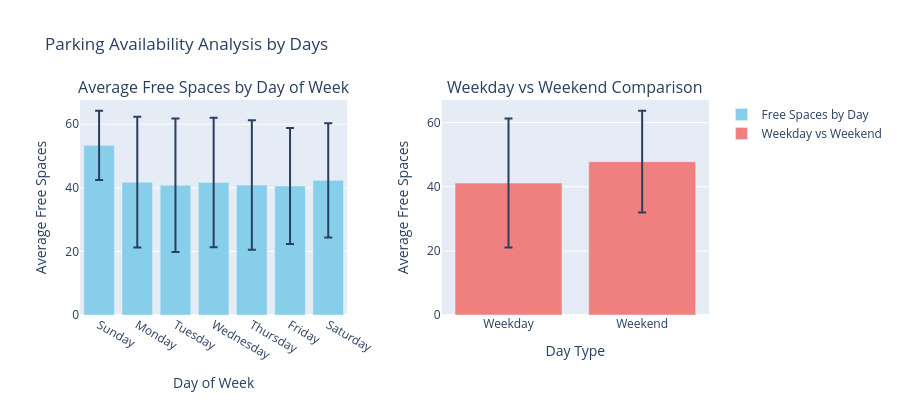

The notebook cell this image was saved under:
### Markdown cell above
## 6. Availability Analysis by Days

### Code cell
# Daily availability analysis
daily_stats = df.groupby(['day_of_week', 'weekday_name']).agg({
    'avg_free_spaces': ['mean', 'std', 'count']
}).round(2)

daily_stats.columns = ['mean_free_spaces', 'std_free_spaces', 'sample_count']
daily_stats.reset_index(inplace=True)

print("Daily Availability Statistics:")
print(daily_stats)

# Day type analysis (Weekday vs Weekend)
day_type_stats = df.groupby('day_type').agg({
    'avg_free_spaces': ['mean', 'std'],
    'temperature_2m': 'mean',
    'precipitation': 'mean'
}).round(2)

day_type_stats.columns = ['avg_free_spaces', 'std_free_spaces', 'avg_temp', 'avg_precip']
day_type_stats.reset_index(inplace=True)

print("\nWeekday vs Weekend Analysis:")
print(day_type_stats)

# Create daily plots
fig = make_subplots(rows=1, cols=2,
                    subplot_titles=('Average Free Spaces by Day of Week', 'Weekday vs Weekend Comparison'),
                    horizontal_spacing=0.15)

# Days of week
fig.add_trace(go.Bar(
    x=daily_stats['weekday_name'],
    y=daily_stats['mean_free_spaces'],
    error_y=dict(type='data', array=daily_stats['std_free_spaces']),
    name='Free Spaces by Day',
    marker_color='skyblue'
), row=1, col=1)

# Weekday vs Weekend
fig.add_trace(go.Bar(
    x=day_type_stats['day_type'],
    y=day_type_stats['avg_free_spaces'],
    error_y=dict(type='data', array=day_type_stats['std_free_spaces']),
    name='Weekday vs Weekend',
    marker_color='lightcoral'
), row=1, col=2)

fig.update_layout(
    title='Parking Availability Analysis by Days',
    height=400,
    showlegend=True
)

fig.update_xaxes(title_text="Day of Week", row=1, col=1)
fig.update_xaxes(title_text="Day Type", row=1, col=2)
fig.update_yaxes(title_text="Average Free Spaces", row=1, col=1)
fig.update_yaxes(title_text="Average Free Spaces", row=1, col=2)

fig.show()

### Figure 1 — Plotly figure (JSON) as saved in the notebook; plotly's stock layout.template omitted (floating-point values rounded to 4 significant figures)
{"data": [{"error_y": {"array": [10.88, 20.56, 20.97, 20.36, 20.36, 18.24, 17.99], "type": "data"}, "marker": {"color": "skyblue"}, "name": "Free Spaces by Day", "type": "bar", "x": ["Sunday", "Monday", "Tuesday", "Wednesday", "Thursday", "Friday", "Saturday"], "xaxis": "x", "y": [53.35, 41.75, 40.82, 41.69, 40.86, 40.59, 42.34], "yaxis": "y"}, {"error_y": {"array": [20.12, 15.88], "type": "data"}, "marker": {"color": "lightcoral"}, "name": "Weekday vs Weekend", "type": "bar", "x": ["Weekday", "Weekend"], "xaxis": "x2", "y": [41.14, 47.8], "yaxis": "y2"}], "layout": {"annotations": [{"font": {"size": 16}, "showarrow": false, "text": "Average Free Spaces by Day of Week", "x": 0.2125, "xanchor": "center", "xref": "paper", "y": 1, "yanchor": "bottom", "yref": "paper"}, {"font": {"size": 16}, "showarrow": false, "text": "Weekday vs Weekend Comparison", "x": 0.7875, "xanchor": "center", "xref": "paper", "y": 1, "yanchor": "bottom", "yref": "paper"}], "height": 400, "showlegend": true, "title": {"text": "Parking Availability Analysis by Days"}, "xaxis": {"anchor": "y", "domain": [0, 0.425], "title": {"text": "Day of Week"}}, "xaxis2": {"anchor": "y2", "domain": [0.575, 1], "title": {"text": "Day Type"}}, "yaxis": {"anchor": "x", "domain": [0, 1], "title": {"text": "Average Free Spaces"}}, "yaxis2": {"anchor": "x2", "domain": [0, 1], "title": {"text": "Average Free Spaces"}}}}
